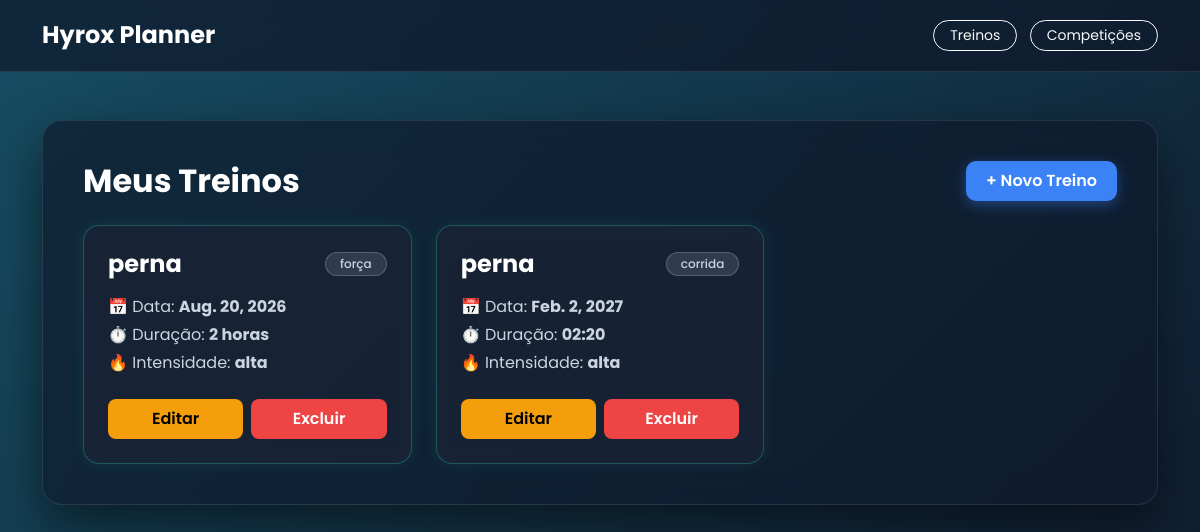
The app's page /treinos/, older data.
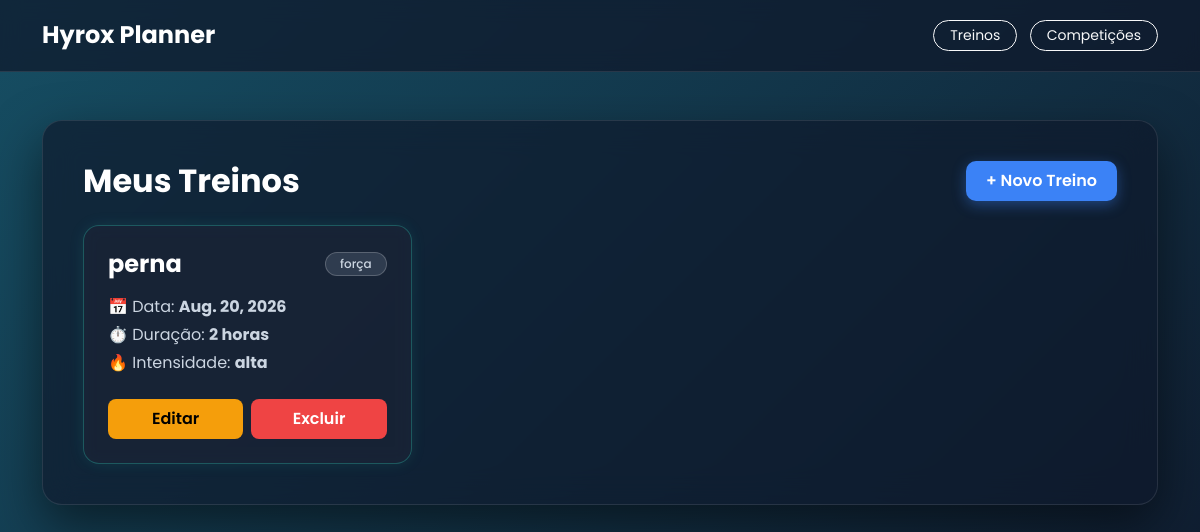
The same page, newer data.
### workouts/models.py (models this page shows, shortened)
class Treino(models.Model):
    nome = models.CharField(max_length=100)
    tipo = models.CharField(max_length=50)
    data = models.DateField()
    duracao = models.CharField(max_length=50)
    intensidade = models.CharField(max_length=50)

### workouts/views.py (the view)
# urls.py: path('', views.listar_treinos, name='visualizar_treinos'),
def listar_treinos(request):
    treinos = Treino.objects.all()
    return render(request, 'workouts/visualizar_treinos.html', {'treinos': treinos})

### workouts/templates/workouts/visualizar_treinos.html (shortened to what this page needs)
<!DOCTYPE html>
<html lang="pt-br">
<head>
    <link href="https://cdn.jsdelivr.net/npm/bootstrap@5.3.0/dist/css/bootstrap.min.css" rel="stylesheet">
</head>
<body>
    <nav class="navbar navbar-dark navbar-custom mb-5 py-3">
        <div class="container">
            <span class="navbar-brand mb-0 h1 fw-bold fs-4">Hyrox Planner</span>
            <div>
                <a href="/treinos/" class="btn btn-outline-light btn-sm me-2 rounded-pill px-3">Treinos</a>
                <a href="/treinos/competicoes/" class="btn btn-outline-light btn-sm rounded-pill px-3">Competições</a>
            </div>
        </div>
    </nav>
    <div class="container mb-5">
        <div class="main-container-card">
            <div class="d-flex justify-content-between align-items-center mb-4">
                <h2 class="fw-bold fs-2 m-0 text-white">Meus Treinos</h2>
                <a href="/treinos/novo/" class="btn btn-novo-treino">+ Novo Treino</a>
            </div>
            <div class="row row-cols-1 row-cols-md-3 g-4">
                {% for treino in treinos %}
                    <div class="col">
                        <div class="card card-treino h-100 p-2">
                            <div class="card-body">
                                <div class="d-flex justify-content-between align-items-center mb-3">
                                    <h4 class="card-title fw-bold text-white mb-0">{{ treino.nome }}</h4>
                                    <span class="badge badge-custom">{{ treino.tipo }}</span>
                                </div>
                                <div class="text-light-50 fs-6 d-flex flex-column gap-1 mb-3" style="color: #cbd5e1;">
                                    <p class="m-0">📅 Data: <strong>{{ treino.data }}</strong></p>
                                    <p class="m-0">⏱️ Duração: <strong>{{ treino.duracao }}</strong></p>
                                    <p class="m-0">🔥 Intensidade: <strong>{{ treino.intensidade }}</strong></p>
                                </div>
                                <div class="d-flex gap-2 pt-2">
                                    <a href="/treinos/editar/{{ treino.pk }}/" class="btn btn-editar-custom w-50 py-2">Editar</a>
                                    <a href="/treinos/deletar/{{ treino.pk }}/"
                                       class="btn btn-excluir-custom w-50 py-2"
                                       onclick="return confirm('Tem certeza que deseja excluir este treino?');">
                                       Excluir
                                    </a>
                                </div>
                            </div>
                        </div>
                    </div>
                {% empty %}
                    <div class="col-12 text-center py-5">
                        <p class="fs-5 text-muted">Nenhum treino cadastrado ainda.</p>
                    </div>
                {% endfor %}
            </div>
        </div>
    </div>
</body>
</html>

Row changes from the older to the newer data that the page shows:
removed Treino: nome "perna", tipo "corrida", data "Feb. 2, 2027", duracao "02:20", intensidade "alta"
